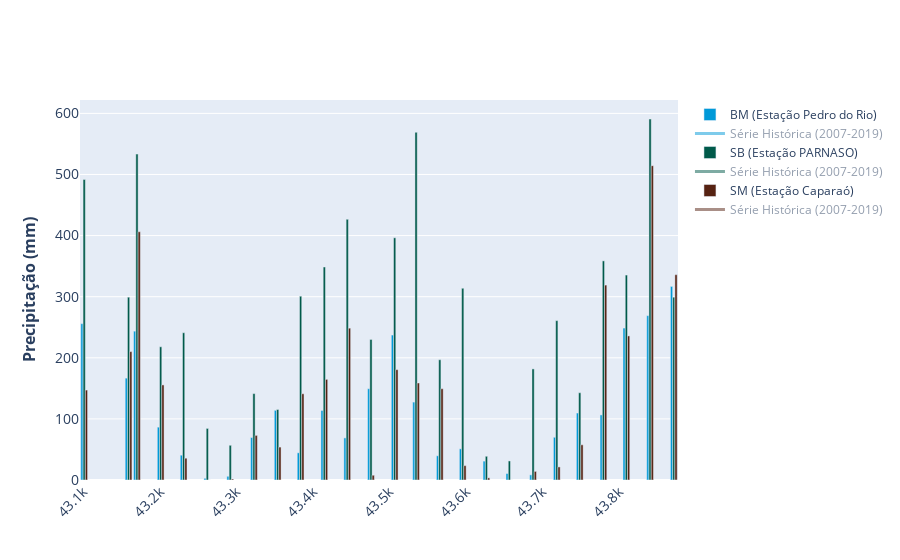

Notebook source saved alongside this figure:
### Markdown cell above
# Criando o 2º gráfico

### Code cell
import plotly.graph_objects as go

blue = 'rgb(0, 153, 216)'
green = 'rgb(0, 90, 74)'
brown = 'rgb(86, 34, 18)'
fig2 = go.Figure()

fig2.add_trace(go.Bar(name='BM (Estação Pedro do Rio)', x=df2['mês'], y=df2['BM (Estação Pedro do Rio)'], marker=dict(color=blue)
))

fig2.add_trace(go.Scatter(name='Série Histórica (2007-2019)', x=df2['mês'], y=df2['sh_BM'], error_y=dict(color='black', type='data', array=df2['sd_BM'] ),line=dict(color=blue, width=3), visible='legendonly'
))

fig2.add_trace(go.Bar(name='SB (Estação PARNASO)',x=df2['mês'], y=df2['SB (Estação PARNASO)'], marker=dict(color=green)
))

fig2.add_trace(go.Scatter(name='Série Histórica (2007-2019)', x=df2['mês'], y=df2['sh_SB'], error_y=dict(color='black', type='data', array=df2['sd_SB']),line=dict(color=green, width=3), visible='legendonly'
))

fig2.add_trace(go.Bar(name='SM (Estação Caparaó)',x=df2['mês'], y=df2['SM (Estação Caparaó)'], marker=dict(color=brown)
))

fig2.add_trace(go.Scatter(name='Série Histórica (2007-2019)', x=df2['mês'], y=df2['sh_SM'], error_y=dict(color='black', type='data', array=df2['sd_SM']),line=dict(color=brown, width=3), visible='legendonly'
))

fig2.update_layout(barmode='group', xaxis_tickangle=-45, font_family='Open Sans', xaxis_tickfont_size=14, yaxis=dict(title='<b>Precipitação (mm)', titlefont_size=16, tickfont_size=14))

fig2.show()

### Figure 1 — Plotly figure (JSON) as saved in the notebook; plotly's stock layout.template omitted (floating-point values rounded to 4 significant figures)
{"data": [{"marker": {"color": "rgb(0, 153, 216)"}, "name": "BM (Estação Pedro do Rio)", "type": "bar", "x": [43101, 43159, 43170, 43201, 43231, 43262, 43292, 43323, 43354, 43384, 43415, 43445, 43476, 43507, 43535, 43566, 43596, 43627, 43657, 43688, 43719, 43749, 43780, 43810, 43841, 43872], "y": [255.9, 166.7, 243.6, 86.5, 40.6, 2.8, 6.1, 69.5, 114, 44.5, 113.8, 68.9, 149.4, 237.2, 127.5, 39.6, 51, 30.9, 10.6, 8.4, 69.9, 109.6, 106.5, 248.7, 269, 316.8]}, {"error_y": {"array": [130.5, 66.45, 63.64, 30.26, 19.32, 23.16, 20.68, 17.79, 35.74, 47.4, 54.65, 87.54, 85.93, 66.45, 63.64, 30.26, 19.32, 23.16, 20.68, 17.79, 35.74, 47.4, 54.65, 87.54, 85.93, 66.45], "color": "black", "type": "data"}, "line": {"color": "rgb(0, 153, 216)", "width": 3}, "name": "Série Histórica (2007-2019)", "type": "scatter", "visible": "legendonly", "x": [43101, 43159, 43170, 43201, 43231, 43262, 43292, 43323, 43354, 43384, 43415, 43445, 43476, 43507, 43535, 43566, 43596, 43627, 43657, 43688, 43719, 43749, 43780, 43810, 43841, 43872], "y": [260.8, 140.2, 179.2, 62.93, 38.41, 25.74, 20.77, 14.78, 48.86, 96.72, 184.4, 202.3, 260.8, 140.2, 179.2, 62.93, 38.41, 25.74, 20.77, 14.78, 48.86, 96.72, 184.4, 202.3, 260.8, 140.2]}, {"marker": {"color": "rgb(0, 90, 74)"}, "name": "SB (Estação PARNASO)", "type": "bar", "x": [43101, 43159, 43170, 43201, 43231, 43262, 43292, 43323, 43354, 43384, 43415, 43445, 43476, 43507, 43535, 43566, 43596, 43627, 43657, 43688, 43719, 43749, 43780, 43810, 43841, 43872], "y": [491.8, 299.2, 533.4, 218, 241, 84.4, 56.8, 141.4, 115.4, 300.8, 348.6, 426.6, 230, 396.4, 569, 196.8, 313.8, 38.8, 31.2, 181.8, 260.8, 142.8, 358.6, 335.4, 590.8, 299.2]}, {"error_y": {"array": [186.2, 118.9, 147.0, 100.8, 69.94, 59.44, 59.29, 52.27, 61.05, 106.2, 114.0, 146.7, 186.2, 118.9, 147.0, 100.8, 69.94, 59.44, 59.29, 52.27, 61.05, 106.2, 114.0, 146.7, 186.2, 118.9], "color": "black", "type": "data"}, "line": {"color": "rgb(0, 90, 74)", "width": 3}, "name": "Série Histórica (2007-2019)", "type": "scatter", "visible": "legendonly", "x": [43101, 43159, 43170, 43201, 43231, 43262, 43292, 43323, 43354, 43384, 43415, 43445, 43476, 43507, 43535, 43566, 43596, 43627, 43657, 43688, 43719, 43749, 43780, 43810, 43841, 43872], "y": [411.9, 202.3, 371.1, 244.4, 150.2, 106.0, 84.58, 87.54, 136.8, 230.7, 410.8, 398.8, 411.9, 202.3, 371.1, 244.4, 150.2, 106.0, 84.58, 87.54, 136.8, 230.7, 410.8, 398.8, 411.9, 202.3]}, {"marker": {"color": "rgb(86, 34, 18)"}, "name": "SM (Estação Caparaó)", "type": "bar", "x": [43101, 43159, 43170, 43201, 43231, 43262, 43292, 43323, 43354, 43384, 43415, 43445, 43476, 43507, 43535, 43566, 43596, 43627, 43657, 43688, 43719, 43749, 43780, 43810, 43841, 43872], "y": [147.2, 210.1, 406.3, 155.6, 35.7, 0, 1.6, 73, 53.9, 141.1, 164.7, 248.5, 7.8, 180.6, 158.8, 149.4, 23.5, 3.5, 0, 14.1, 21.4, 57.6, 319, 235.8, 514.4, 336]}, {"error_y": {"array": [140.3, 58.82, 120.9, 38.76, 35.84, 19.35, 11.38, 20.26, 35.15, 41.64, 95.26, 122.7, 140.3, 58.82, 120.9, 38.76, 35.84, 19.35, 11.38, 20.26, 35.15, 41.64, 95.26, 122.7, 140.3, 58.82], "color": "black", "type": "data"}, "line": {"color": "rgb(86, 34, 18)", "width": 3}, "name": "Série Histórica (2007-2019)", "type": "scatter", "visible": "legendonly", "x": [43101, 43159, 43170, 43201, 43231, 43262, 43292, 43323, 43354, 43384, 43415, 43445, 43476, 43507, 43535, 43566, 43596, 43627, 43657, 43688, 43719, 43749, 43780, 43810, 43841, 43872], "y": [178.0, 119.9, 185.9, 96.65, 45.13, 14.25, 9.254, 17.01, 44.54, 96.5, 225.6, 283.7, 178.0, 119.9, 185.9, 96.65, 45.13, 14.25, 9.254, 17.01, 44.54, 96.5, 225.6, 283.7, 178.0, 119.9]}], "layout": {"barmode": "group", "font": {"family": "Open Sans"}, "xaxis": {"tickangle": -45, "tickfont": {"size": 14}}, "yaxis": {"tickfont": {"size": 14}, "title": {"font": {"size": 16}, "text": "<b>Precipitação (mm)"}}}}
